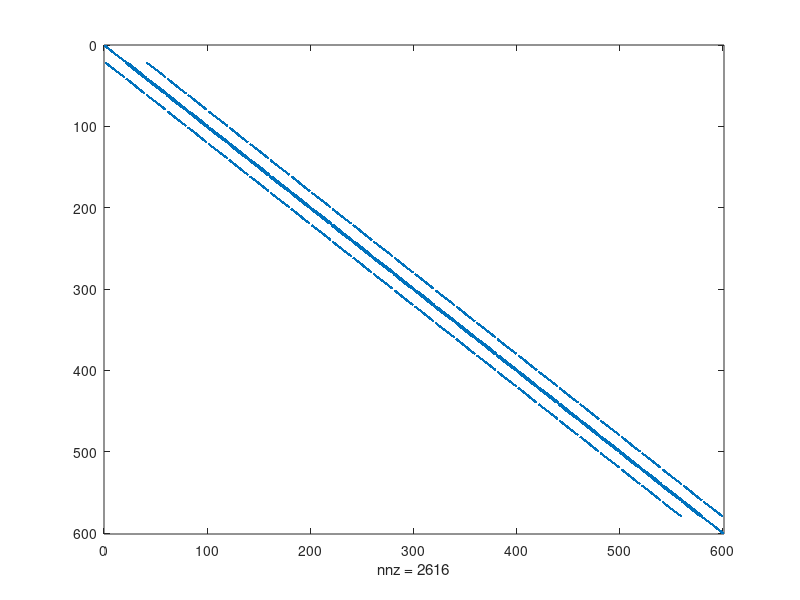
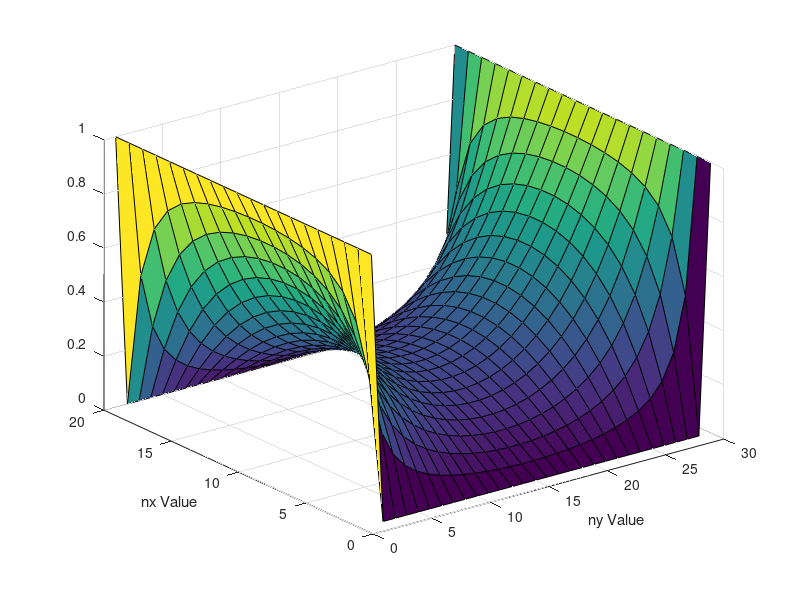
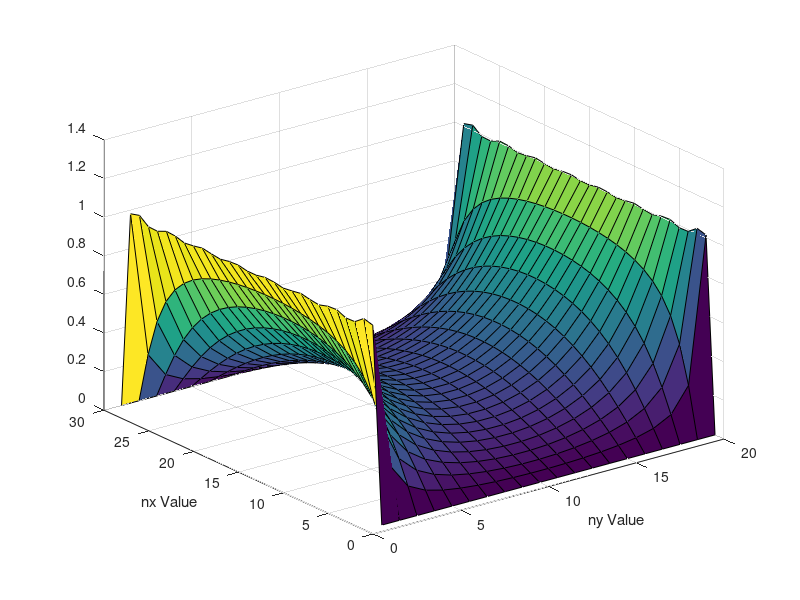
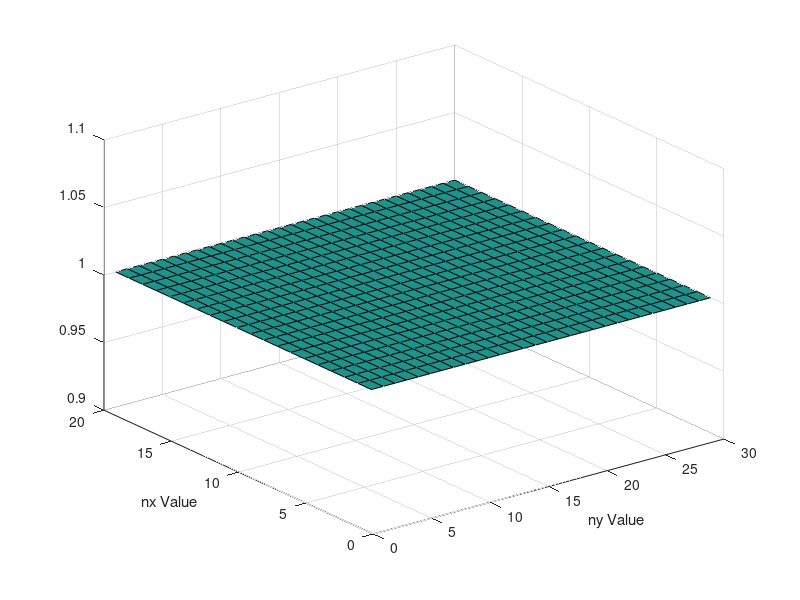

The MATLAB script that drew these images, in order:
clear
clc

nx = 20;
ny = 30;
Vo = 1;
delx = 1e-3;
dely = 1e-3;

G = sparse(nx*ny,nx*ny);
Vv = zeros(nx*ny,1);
V = zeros(nx,ny);
B = zeros((nx*ny),1);
        
%Part 1 a)        
        
%Initialize Left Boundary Conditions
for i = 1:nx*ny
    B(i,1) = Vo;
    B(i,ny) = 0;
end
        
%Set diagonal
for j = 1:ny
    for i = 1:nx
        n = i+(j-1)*nx;
        %Set the Boundary Nodes
        if j == 1
            G(n,:) = 0;
            G(n,n) = 1; 
            B(n,1) = 1;
            
        elseif j == ny
            G(n,:) = 0;
            G(n,n) = 1;
            %Part a) B(n,1) = 0
            B(n,1) = 1;
            
        elseif i == 1
            %Mapping
            nym = (i)+(j-2)*nx;
            nyp = (i)+(j)*nx;
            nxp = (i+1)+(j-1)*nx;
            G(n,n) = 1;
            B(n,1) = 0;

            
        elseif i == nx
            %Mapping
            nym = (i)+(j-2)*nx;
            nyp = (i)+(j)*nx;
            nxm = (i-1)+(j-1)*nx;
            G(n,n) = 1;
            B(n,1) = 0;
                      

        else
            %Mapping
            nym = (i)+(j-2)*nx;
            nyp = (i)+(j)*nx;
            nxm = (i-1)+(j-1)*nx;
            nxp = (i+1)+(j-1)*nx;



            G(n,n) = -4;
            G(n,nym) = 1;
            G(n,nyp) = 1;
            G(n,nxm) = 1;
            G(n,nxp) = 1;
            B(n,1) = 0;
        end
   
    end
end

figure(1)
spy(G)
Vv = G\B;

for j = 1:ny
    for i = 1:nx
        n = i+(j-1)*nx;
        V(i,j) = Vv(n,1);
    end
end

figure(2)
surf(V)
xlabel('ny Value')
ylabel('nx Value')




%Part 1 b)
% %Analytical Soln
nx = 20;
ny = 30;
W = 3;
L = 2;
Vanal = zeros(ny,nx);
y = linspace(0,L,ny);
x = linspace(-W/2,W/2, nx); 
a = L;
b = W/2;
[X,Y] = meshgrid(x,y);

for n = 1:2:100
    Vanal = Vanal +((4*Vo)/pi)* ((1/n)*(cosh((n*pi*X)./a)./(cosh((n*pi*b)./a))).*sin(((n*pi*Y)./a)));
end


figure(3)
surf(Vanal)
xlabel('ny Value')
ylabel('nx Value')




















%Part 2
nx = 20;
ny = 30;

cMap = zeros(nx, ny);

for k = 1:10
Acond = 1;
Bcond = linspace(10E-10,1,10);
Bcond = Bcond(k);

for j = 1:ny
    for i = 1:nx
        cMap(i,j) = Acond;
        if ((j<((2/3)*ny))&&((j>((1/3)*ny))&&(i<((1/3)*nx))))|| ((j<((2/3)*ny))&&((j>((1/3)*ny))&&(i>((2/3)*nx))))
            cMap(i,j) = Bcond;
        end
    end
end
figure(4)
surf(cMap)    
xlabel('ny Value')
ylabel('nx Value')

%Initialize Left Boundary Conditions
for i = 1:nx*ny
    B(i,1) = Vo;
    B(i,ny) = 0;
end
        
%Set diagonal
for j = 1:ny
    for i = 1:nx
        n = i+(j-1)*nx;
        %Set the Boundary Nodes
        if j == 1
            G(n,:) = 0;
            G(n,n) = 1; 
%             B(n,1) = 0;
            
        elseif j == ny
            G(n,:) = 0;
            G(n,n) = 1;
            B(n,1) = 0;
            
        elseif i == 1
            %Mapping
            nxm = (i)+(j-2)*nx;
            nxp = (i)+(j)*nx;
            nyp = (i+1)+(j-1)*nx;
            G(n,:) = 0;
            G(n,n) = 1;
            B(n,1) = 0;
            
            rxm = ((cMap(i,j) + cMap(i,j-1))/2);
            rxp = ((cMap(i,j) + cMap(i,j+1))/2);            
            ryp = ((cMap(i,j) + cMap(i+1,j))/2);

            G(n,n) = -(rxp+rxm+ryp);
            G(n,nxm) = rxm;
            G(n,nyp) = ryp;
            G(n,nxp) = rxp;
            
        elseif i == nx
            %Mapping
            nym = (i-1)+(j-1)*nx;
            nxp = (i)+(j)*nx;
            nxm = (i)+(j-2)*nx;
            G(n,:) = 0;
            G(n,n) = 1;
            B(n,1) = 0;
            
            rxm = ((cMap(i,j) + cMap(i,j-1))/2);
            rxp = ((cMap(i,j) + cMap(i,j+1))/2);            
            rym = ((cMap(i,j) + cMap(i-1,j))/2);

            G(n,n) = -(rxm+rym+rxp);
            G(n,nym) = rym;
            G(n,nxm) = rxm;
            G(n,nxp) = rxp;            

        else
            %Mapping
            nym = (i-1)+(j-1)*nx;
            nyp = (i+1)+(j-1)*nx;
            nxm = (i)+(j-2)*nx;
            nxp = (i)+(j)*nx;

            rym = ((cMap(i,j) + cMap(i-1,j))/2);
            ryp = ((cMap(i,j) + cMap(i+1,j))/2);            
            rxm = ((cMap(i,j) + cMap(i,j-1))/2);        
            rxp = ((cMap(i,j) + cMap(i,j+1))/2);       
      
   
            G(n,n) = -(rxm+rxp+rym+ryp);
            G(n,nym) = rym;
            G(n,nyp) = ryp;
            G(n,nxm) = rxm;
            G(n,nxp) = rxp; 
            B(n,1) = 0;
            


        end
   
    end
end

Vv = G\B;

for j = 1:ny
    for i = 1:nx
        n = i+(j-1)*nx;
        V(i,j) = Vv(n,1);
    end
end

figure(5)
surf(V)
xlabel('ny Value')
ylabel('nx Value')



%Gradient of V
for j = 1:ny
    for i = 1:nx
        if j == 1
            Ex(i,j) = (V(i,j+1)-V(i,j));
        elseif j == ny
            Ex(i,j) = (V(i,j)-V(i,j-1));
        else
            Ex(i,j) = (V(i,j+1)-V(i,j-1))*0.5;
        end
        if i == 1
            Ey(i,j) = (V(i+1,j)-V(i,j));
        elseif i == nx
            Ey(i,j) = (V(i,j)-V(i-1,j));
        else
            Ey(i,j) = (V(i+1,j)-V(i-1,j))*0.5;
        end
    end
end

Ex = -Ex;
Ey = -Ey;
% figure(6)
% surf(Ex)
% xlabel('ny Value')
% ylabel('nx Value')
% 
% figure(7)
% surf(Ey)
% xlabel('ny Value')
% ylabel('nx Value')
% 
% figure(8)
% surf(Ex,Ey)
% xlabel('ny Value')
% ylabel('nx Value')

Jx = cMap.*Ex;
Jy = cMap.*Ey;

% figure(9)
% surf(Jx)
% xlabel('ny Value')
% ylabel('nx Value')
% 
% figure(10)
% surf(Jy)
% xlabel('ny Value')
% ylabel('nx Value')
% 
% figure(11)
% surf(Jx,Jy)
% xlabel('ny Value')
% ylabel('nx Value')

C0 = sum(Jx(1,:));
Cnx = sum(Jx(nx,:));
Curr = (C0+Cnx)*0.5;

figure(15)
plot(Bcond, Curr,'r.')
xlabel('Bcond (sigma)')
ylabel('Current (A)')
hold on
end
